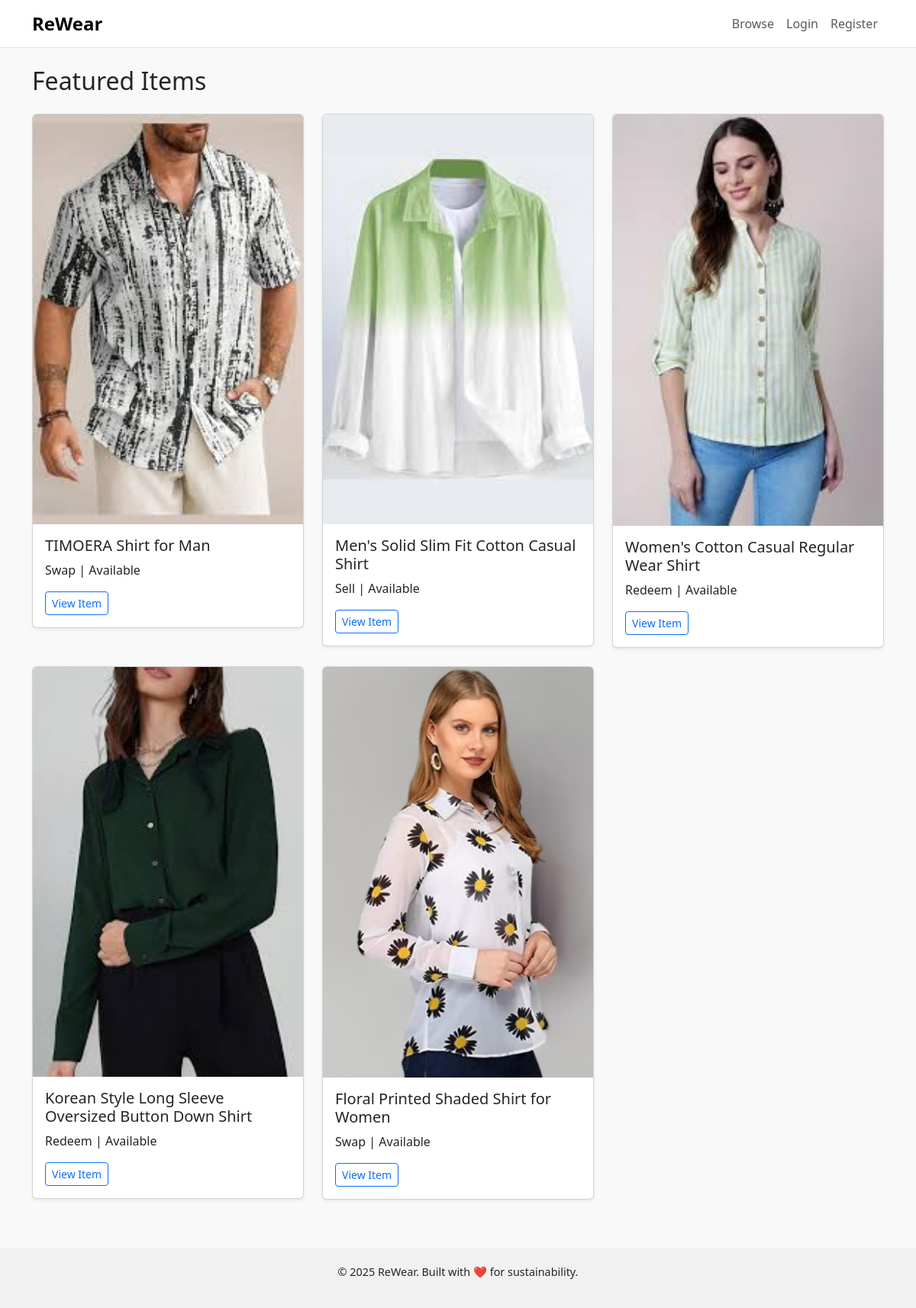
The page / on the database its author committed.
### core/models.py (models this page shows, shortened)
class Item(models.Model):
    TYPE_CHOICES = [
        ('swap', 'Swap'),
        ('redeem', 'Redeem'),
        ('sell', 'Sell'),
    ]
    STATUS_CHOICES = [
        ('available', 'Available'),
        ('pending', 'Pending'),
        ('swapped', 'Swapped'),
    ]
    title = models.CharField(max_length=100)
    description = models.TextField()
    category = models.CharField(max_length=50)
    size = models.CharField(max_length=10)
    condition = models.CharField(max_length=50)
    tags = models.CharField(max_length=200, blank=True)
    type = models.CharField(max_length=10, choices=TYPE_CHOICES)
    price = models.PositiveIntegerField(null=True, blank=True)  # used for 'sell' and 'redeem'
    image = models.ImageField(upload_to='items/')
    status = models.CharField(max_length=10, choices=STATUS_CHOICES, default='pending')
    uploader = models.ForeignKey(User, on_delete=models.CASCADE)
    created_at = models.DateTimeField(auto_now_add=True)

### core/views.py (the view)
# urls.py: path('', views.index, name='index'),
def index(request):
    featured = Item.objects.filter(status='available')[:5]
    return render(request, 'core/index.html', {'items': featured})

### core/templates/core/index.html
{% extends "base.html" %}
{% block content %}
<h2 class="mb-4">Featured Items</h2>
<div class="row">
  {% for item in items %}
    <div class="col-md-4 mb-4">
      <div class="card shadow-sm">
        <img src="{{ item.image.url }}" class="card-img-top" alt="{{ item.title }}">
        <div class="card-body">
          <h5 class="card-title">{{ item.title }}</h5>
          <p class="card-text">{{ item.get_type_display }} | {{ item.get_status_display }}</p>
          <a href="{% url 'item_detail' item.id %}" class="btn btn-outline-primary btn-sm">View Item</a>
        </div>
      </div>
    </div>
  {% empty %}
    <p>No featured items available.</p>
  {% endfor %}
</div>
{% endblock %}

### core/templates/base.html (style rules this page uses)
body { background-color: #f9f9f9; }

### rows shown on the page
Item: image (picture), title "TIMOERA Shirt for Man", type "Swap", status "Available"
Item: image (picture), title "Men's Solid Slim Fit Cotton Casual Shirt", type "Sell", status "Available"
Item: image (picture), title "Women's Cotton Casual Regular Wear Shirt", type "Redeem", status "Available"
Item: image (picture), title "Korean Style Long Sleeve Oversized Button Down Shirt", type "Redeem", status "Available"
Item: image (picture), title "Floral Printed Shaded Shirt for Women", type "Swap", status "Available"
